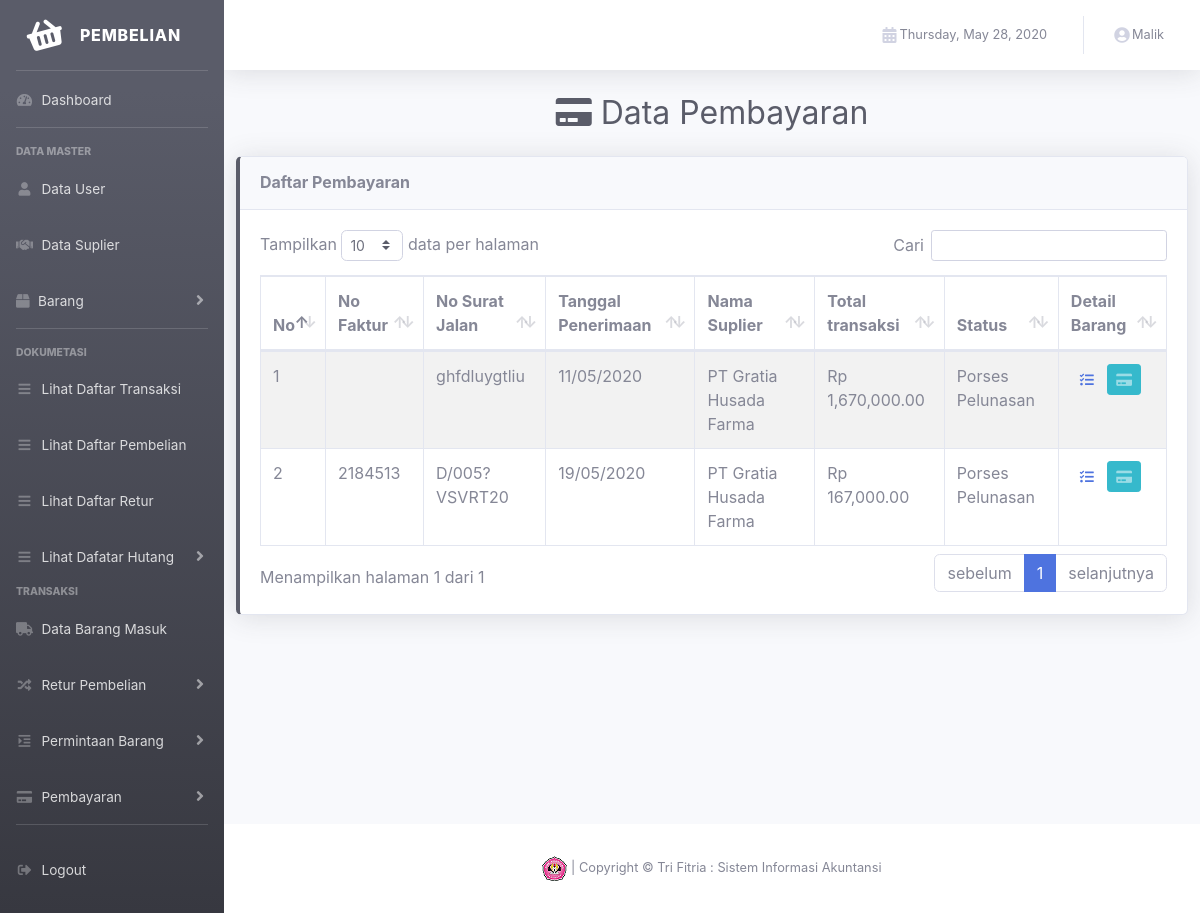
Page /view/index.php?p=data_pembayaran (signed in) on the committed database.
### tables this page shows
CREATE TABLE IF NOT EXISTS `order` (
  `id_order` varchar(6) NOT NULL,
  `tanggal` date NOT NULL,
  `status` varchar(16) NOT NULL,
  `total_transaksi` int(45) NOT NULL,
  `nama_suplier` varchar(45) NOT NULL,
  `tanggal_penerimaan` date NOT NULL,
  `tanggal_pembelian` date NOT NULL,
  `no_surat_jalan` varchar(25) NOT NULL,
  `tanggal_pelunasan` date NOT NULL,
  `nomor_faktur` varchar(25) NOT NULL
);

### control/permintaan_barang/permintaan_barang.php (called while the page is built, shortened)
<?php
     class permintaan_barang{
        public function tampil_status($status, $status1){
            $koneksi = new koneksi;
            $query = mysqli_query($koneksi->conn,"SELECT * FROM `order` where `status`='$status' OR `status`='$status1'");
            if (mysqli_num_rows($query)>0) {
                while ($row= mysqli_fetch_array($query)) {
                    $data[]= $row;
                }
                return $data;
            }
        }
    }
    ?>

### control/koneksi.php (called while the page is built, shortened)
<?php
    class koneksi{
        private $dbhost = "localhost";
        private $dbuser = "root";
        private $dbname = "hph_proj_db";
        private $dbpass = "";
        public function __construct(){
        $this->conn = mysqli_connect($this->dbhost, $this->dbuser, $this->dbpass, $this->dbname) or die("Koneksi gagal");
        }
    }
    ?>

### view/content/transaksi/pembayaran/data_pembayaran.php (the view, shortened to what this page needs)
<div class="d-sm-flex align-items-center justify-content-center mb-4">
        <h1 class="h2 mb-0 text-gray-800">
        <i class="fa fa-credit-card" aria-hidden="true"></i>
            Data Pembayaran
        </h1>
    </div>
<div class="col">
      <div class="row">
        <div class="col">
          <div class="card shadow mb-4 border-left-dark">
            <div class="card-header py-3">
              <h6 class="m-0 font-weight-bold">Daftar Pembayaran</h6>
            </div>
            <div class="card-body" >
                    <div class="table-responsive">
                        <table class="table table-bordered table-striped" width="100%" cellspacing="0" id="dataTable">
                            <thead>
                                <tr>
                                    <th>No</th>
                                    <th>No Faktur</th>
                                    <th>No Surat Jalan</th>
                                    <th>Tanggal Penerimaan</th>
                                    <th>Nama Suplier</th>
                                    <th>Total transaksi</th>
                                    <th>Status</th>
                                    <th>Detail Barang</th>
                                </tr>
                            </thead>
                            <tbody>
                                <?php
                                $status = "Porses Pelunasan";
                                $status1 = "barang masuk";
                                    if ($permintaan_barang->tampil_status($status, $status1)!=false) {
                                        $no = 1;
                                        foreach ($permintaan_barang->tampil_status($status, $status1) as $key) {
                                            ?>
                                            <tr>
                                                <form action="" method="post">
                                                    <td><?php echo $no++; ?>
                                                    </td>
                                                    <td><?php echo $key['nomor_faktur'];?></td>
                                                    <td><?php echo $key['no_surat_jalan'];?></td>
                                                    <td><?php echo date('d/m/Y', strtotime($key['tanggal_penerimaan'])); ?></td>
                                                    <td><?php echo $key['nama_suplier']; ?></td>
                                                    <td>Rp <?php echo number_format($key['total_transaksi'],2); ?></td>
                                                    <td><?php echo $key['status']; ?></td>
                                                    <td>
                                                        <button type="submit" name="detail" class="btn btn-sm btn-link btn-custom">
                                                            <span>
                                                            <i class="fas fa-tasks"></i>
                                                            </span>
                                                        </button>
                                                        <button type="submit" name="pembayarang" class="btn btn-sm btn-info btn-custom">
                                                            <span class="icon text-white-50">
                                                            <i class="fas fa-credit-card"></i>
                                                            </span>
                                                        </button>
                                                    </td>
                                                </form>
                                            </tr>
                                <?php
                                        }
                                    }
                                    ?>
                            </tbody>
                        </table>
                    </div>
            </div>
              </div>
            </div>
          </div>
        </div>

### rows in the picture
order: no_surat_jalan "ghfdluygtliu", tanggal_penerimaan "11/05/2020", nama_suplier "PT Gratia Husada Farma", total_transaksi "1,670,000.00", status "Porses Pelunasan"
order: nomor_faktur "2184513", no_surat_jalan "D/005?VSVRT20", tanggal_penerimaan "19/05/2020", nama_suplier "PT Gratia Husada Farma", total_transaksi "167,000.00", status "Porses Pelunasan"

### other values in the picture
$_SESSION['nama_user'] "Malik"
